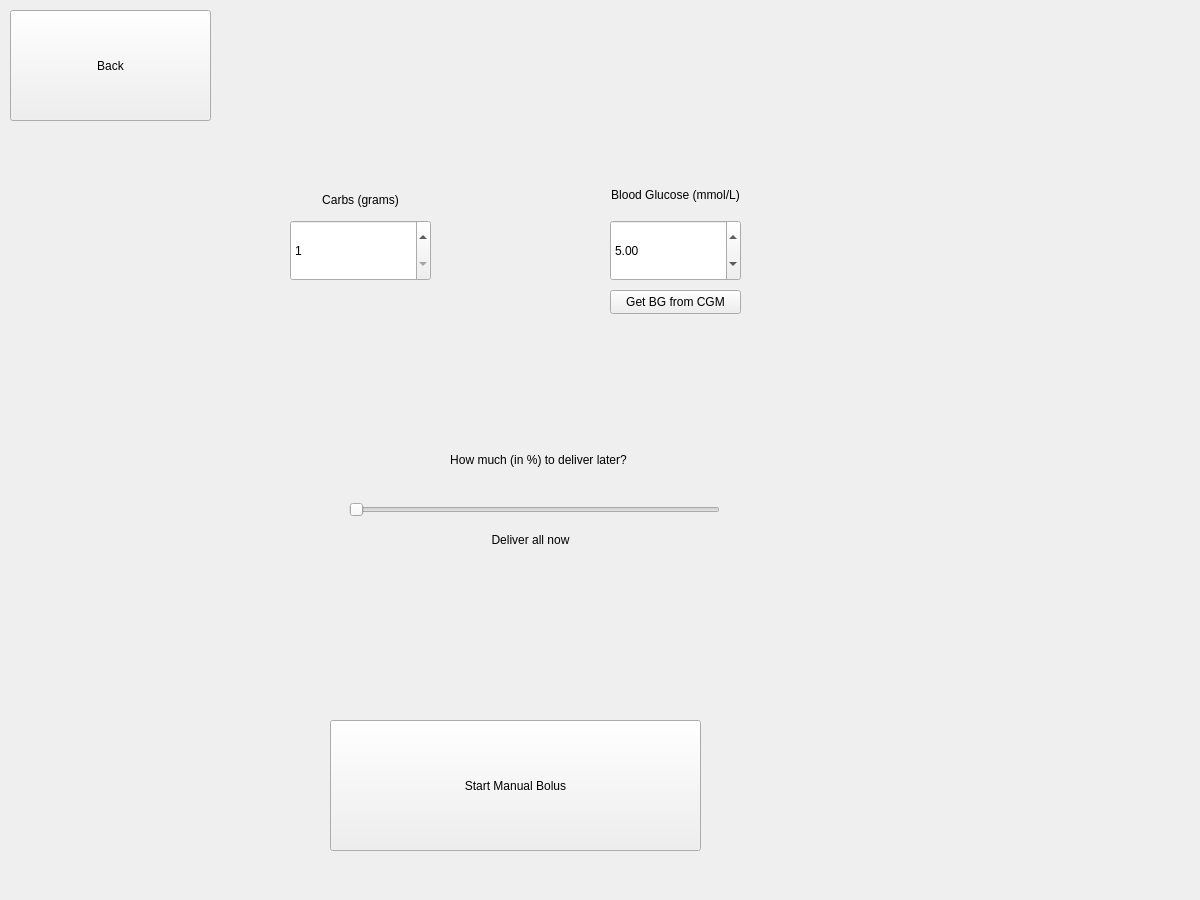
<?xml version="1.0" encoding="UTF-8"?>
<ui version="4.0">
 <class>ManualBolus1</class>
 <widget class="QWidget" name="ManualBolus1">
  <property name="geometry">
   <rect>
    <x>0</x>
    <y>0</y>
    <width>1200</width>
    <height>900</height>
   </rect>
  </property>
  <property name="windowTitle">
   <string>Form</string>
  </property>
  <widget class="QPushButton" name="backButton">
   <property name="geometry">
    <rect>
     <x>10</x>
     <y>10</y>
     <width>201</width>
     <height>111</height>
    </rect>
   </property>
   <property name="text">
    <string>Back</string>
   </property>
  </widget>
  <widget class="QLabel" name="carbsLabel">
   <property name="geometry">
    <rect>
     <x>290</x>
     <y>179</y>
     <width>141</width>
     <height>41</height>
    </rect>
   </property>
   <property name="text">
    <string>Carbs (grams)</string>
   </property>
   <property name="alignment">
    <set>Qt::AlignmentFlag::AlignCenter</set>
   </property>
  </widget>
  <widget class="QSpinBox" name="carbsValue">
   <property name="geometry">
    <rect>
     <x>290</x>
     <y>220</y>
     <width>141</width>
     <height>61</height>
    </rect>
   </property>
   <property name="minimum">
    <number>1</number>
   </property>
  </widget>
  <widget class="QPushButton" name="fetchBloodGlucoseButton">
   <property name="geometry">
    <rect>
     <x>610</x>
     <y>290</y>
     <width>131</width>
     <height>24</height>
    </rect>
   </property>
   <property name="text">
    <string>Get BG from CGM</string>
   </property>
  </widget>
  <widget class="QDoubleSpinBox" name="bloodGlucoseValue">
   <property name="geometry">
    <rect>
     <x>610</x>
     <y>220</y>
     <width>131</width>
     <height>61</height>
    </rect>
   </property>
   <property name="maximum">
    <double>20.000000000000000</double>
   </property>
   <property name="singleStep">
    <double>0.250000000000000</double>
   </property>
   <property name="value">
    <double>5.000000000000000</double>
   </property>
  </widget>
  <widget class="QLabel" name="bloodGlucoseLabel">
   <property name="geometry">
    <rect>
     <x>610</x>
     <y>169</y>
     <width>131</width>
     <height>51</height>
    </rect>
   </property>
   <property name="text">
    <string>Blood Glucose (mmol/L)</string>
   </property>
   <property name="alignment">
    <set>Qt::AlignmentFlag::AlignCenter</set>
   </property>
  </widget>
  <widget class="QSlider" name="extendedDeliveryPctSlider">
   <property name="geometry">
    <rect>
     <x>349</x>
     <y>500</y>
     <width>371</width>
     <height>20</height>
    </rect>
   </property>
   <property name="maximum">
    <number>100</number>
   </property>
   <property name="singleStep">
    <number>5</number>
   </property>
   <property name="orientation">
    <enum>Qt::Orientation::Horizontal</enum>
   </property>
  </widget>
  <widget class="QLabel" name="extendedDeliveryLabel">
   <property name="geometry">
    <rect>
     <x>398</x>
     <y>450</y>
     <width>281</width>
     <height>20</height>
    </rect>
   </property>
   <property name="text">
    <string>How much (in %) to deliver later?</string>
   </property>
   <property name="alignment">
    <set>Qt::AlignmentFlag::AlignCenter</set>
   </property>
  </widget>
  <widget class="QLabel" name="deliveryPctSliderLabel">
   <property name="geometry">
    <rect>
     <x>460</x>
     <y>530</y>
     <width>141</width>
     <height>20</height>
    </rect>
   </property>
   <property name="text">
    <string>Deliver all now</string>
   </property>
   <property name="alignment">
    <set>Qt::AlignmentFlag::AlignCenter</set>
   </property>
  </widget>
  <widget class="QPushButton" name="applyBolusButton">
   <property name="geometry">
    <rect>
     <x>330</x>
     <y>720</y>
     <width>371</width>
     <height>131</height>
    </rect>
   </property>
   <property name="text">
    <string>Start Manual Bolus</string>
   </property>
  </widget>
 </widget>
 <resources/>
 <connections/>
</ui>
